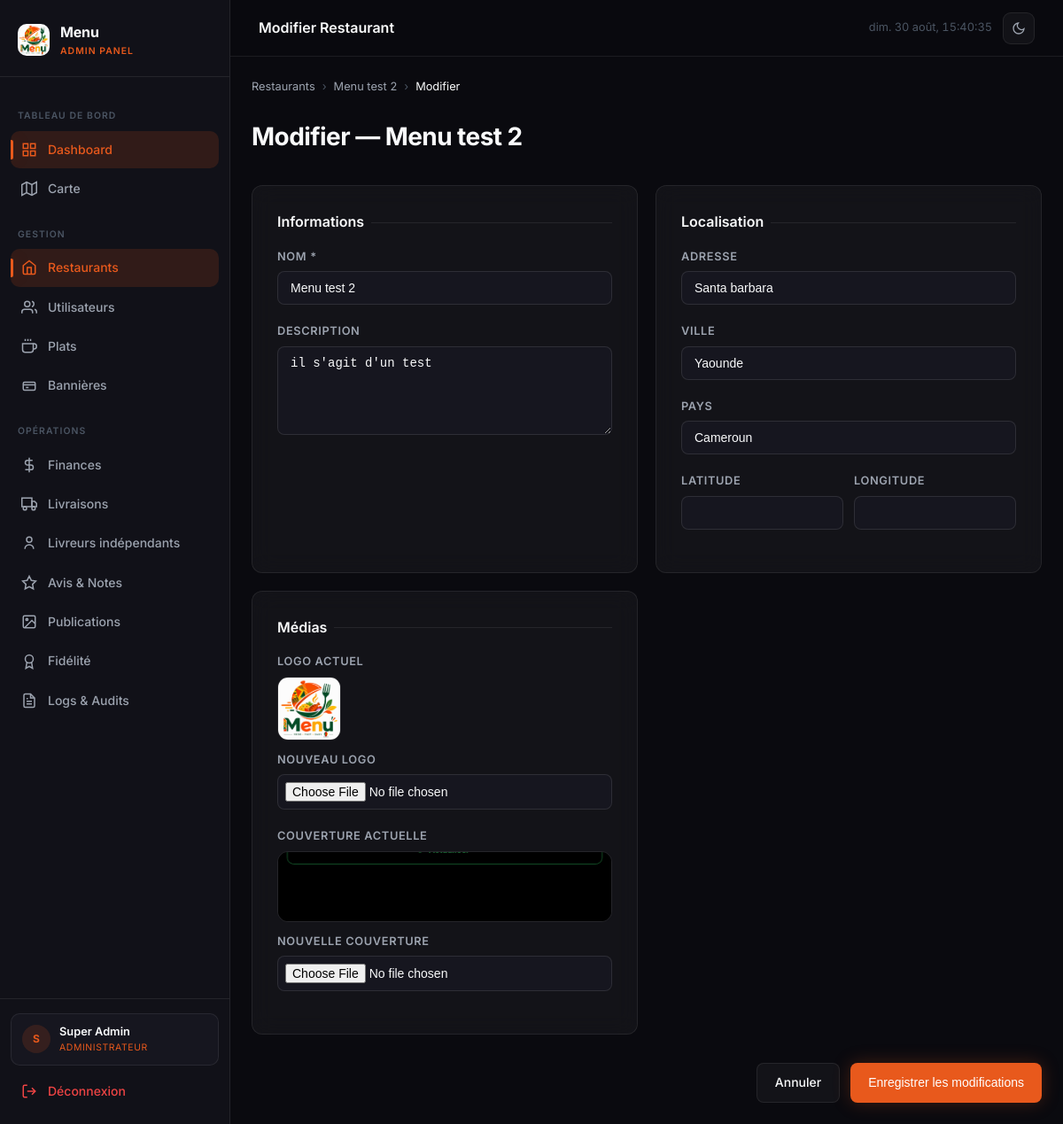
Page /admin-panel/restaurants/12/edit/ (signed in) on the committed database.
### core/models.py (models this page shows, shortened)
class User(AbstractUser):
    ROLE_CHOICES = [
        ('admin', 'Administrateur'),
        ('restaurant', 'Restaurant'),
        ('client', 'Client'),
        ('livreur', 'Livreur'),
    ]
    role = models.CharField(max_length=20, choices=ROLE_CHOICES, default='client')
    telephone = models.CharField(max_length=20, blank=True)
    allergies = models.CharField(max_length=300, blank=True)
    avatar = models.ImageField(upload_to='avatars/', blank=True, null=True)
    gain_total = models.DecimalField(max_digits=12, decimal_places=0, default=0)
    nombre_livraisons = models.PositiveIntegerField(default=0)
    restaurant_attache = models.ForeignKey(
        'RestaurantProfile', on_delete=models.SET_NULL, null=True, blank=True, related_name='livreurs',
    )
    points_solde = models.PositiveIntegerField(default=0)
    feed_seed = models.UUIDField(default=uuid.uuid4, editable=False)
    class Meta:
        verbose_name = 'Utilisateur'
        verbose_name_plural = 'Utilisateurs'

class RestaurantProfile(models.Model):
    user = models.OneToOneField(User, on_delete=models.CASCADE, related_name='restaurant_profile')
    nom = models.CharField(max_length=200)
    description = models.TextField(blank=True)
    adresse = models.CharField(max_length=300)
    ville = models.CharField(max_length=100)
    pays = models.CharField(max_length=100, default='Cameroun')
    latitude = models.DecimalField(max_digits=9, decimal_places=6, null=True, blank=True)
    longitude = models.DecimalField(max_digits=9, decimal_places=6, null=True, blank=True)
    logo = models.ImageField(upload_to='restaurants/logos/', blank=True, null=True)
    cover_image = models.ImageField(upload_to='restaurants/covers/', blank=True, null=True)
    commission_rate = models.DecimalField(max_digits=5, decimal_places=2, default=10.00)
    is_verified = models.BooleanField(default=False)
    is_open = models.BooleanField(default=True)
    temps_livraison_moyen = models.PositiveIntegerField(default=30)
    frais_livraison = models.DecimalField(max_digits=10, decimal_places=0, default=500)
    prix_reservation = models.DecimalField(max_digits=10, decimal_places=0, default=5000)
    note_cache = models.DecimalField(max_digits=3, decimal_places=1, default=0)
    created_at = models.DateTimeField(auto_now_add=True)
    class Meta:
        verbose_name = 'Profil Restaurant'
        verbose_name_plural = 'Profils Restaurants'

### core/views/dashboard.py (the view)
    def wrapper(request, *args, **kwargs):
        if not request.user.is_authenticated or request.user.role != 'admin':
            return redirect('core:login')
        return view_func(request, *args, **kwargs)

### templates/admin_panel/restaurants/edit.html (shortened to what this page needs)
{% extends 'base.html' %}
{% load static %}
{% block topbar_title %}Modifier Restaurant{% endblock %}
{% block content %}
<div class="breadcrumb anim-fade-up">
  <a href="{% url 'core:restaurant_list' %}">Restaurants</a>
  <span class="breadcrumb-sep">›</span>
  <a href="{% url 'core:restaurant_detail' restaurant.pk %}">{{ restaurant.nom }}</a>
  <span class="breadcrumb-sep">›</span>
  <span class="breadcrumb-current">Modifier</span>
</div>
<div class="page-header anim-fade-up">
  <h1 class="page-title">Modifier — {{ restaurant.nom }}</h1>
</div>
<form method="post" enctype="multipart/form-data">
  <div class="charts-grid charts-grid-2">
    <div class="glass-card" style="padding:28px;">
      <div class="section-title">Informations</div>
      <div class="form-group">
        <label class="form-label">Nom *</label>
        <input type="text" name="nom" class="input-field" value="{{ restaurant.nom }}" required>
      </div>
      <div class="form-group">
        <label class="form-label">Description</label>
        <textarea name="description" class="input-field">{{ restaurant.description }}</textarea>
      </div>
    </div>
    <div class="glass-card" style="padding:28px;">
      <div class="section-title">Localisation</div>
      <div class="form-group">
        <label class="form-label">Adresse</label>
        <input type="text" name="adresse" class="input-field" value="{{ restaurant.adresse }}">
      </div>
      <div class="form-group">
        <label class="form-label">Ville</label>
        <input type="text" name="ville" class="input-field" value="{{ restaurant.ville }}">
      </div>
      <div class="form-group">
        <label class="form-label">Pays</label>
        <input type="text" name="pays" class="input-field" value="{{ restaurant.pays }}">
      </div>
      <div class="coords-grid">
        <div class="form-group">
          <label class="form-label">Latitude</label>
          <input type="number" name="latitude" class="input-field" value="{{ restaurant.latitude }}" step="any">
        </div>
        <div class="form-group">
          <label class="form-label">Longitude</label>
          <input type="number" name="longitude" class="input-field" value="{{ restaurant.longitude }}" step="any">
        </div>
      </div>
    </div>
    <div class="glass-card" style="padding:28px;">
      <div class="section-title">Médias</div>
      {% if restaurant.logo %}
      <div style="margin-bottom:12px;">
        <label class="form-label">Logo actuel</label>
        <img src="{{ restaurant.logo.url }}" style="width:72px;height:72px;border-radius:12px;object-fit:cover;border:1px solid var(--border);display:block;margin-top:6px;">
      </div>
      {% endif %}
      <div class="form-group">
        <label class="form-label">Nouveau logo</label>
        <input type="file" name="logo" accept="image/*" class="input-field" style="padding:8px;" data-preview="logoPreview">
      </div>
      {% if restaurant.cover_image %}
      <div style="margin-bottom:12px;">
        <label class="form-label">Couverture actuelle</label>
        <img src="{{ restaurant.cover_image.url }}" style="width:100%;height:80px;border-radius:12px;object-fit:cover;border:1px solid var(--border);display:block;margin-top:6px;">
      </div>
      {% endif %}
      <div class="form-group">
        <label class="form-label">Nouvelle couverture</label>
        <input type="file" name="cover_image" accept="image/*" class="input-field" style="padding:8px;" data-preview="coverPreview">
      </div>
    </div>
  </div>
  <div style="display:flex;justify-content:flex-end;gap:12px;margin-top:8px;">
    <a href="{% url 'core:restaurant_detail' restaurant.pk %}" class="btn btn-secondary">Annuler</a>
    <button type="submit" class="btn btn-primary">Enregistrer les modifications</button>
  </div>
</form>
{% endblock %}

### templates/base.html (shortened to what this page needs)
<!DOCTYPE html>
<html lang="fr">
<head>
{% load static %}
<link rel="stylesheet" href="{% static 'css/base.css' %}">
<link rel="stylesheet" href="{% static 'css/sidebar.css' %}">
<link rel="stylesheet" href="{% static 'css/animations.css' %}">
</head>
<body>
<div class="app-layout">
  <aside class="sidebar" id="sidebar">
    <div class="sidebar-header">
      <img src="{% static 'logo.png' %}" alt="Menu" class="sidebar-logo" onerror="this.style.display='none'">
      <div class="sidebar-brand">
        <div class="sidebar-brand-name">Menu</div>
        <div class="sidebar-brand-sub">Admin Panel</div>
      </div>
    </div>
    <nav class="sidebar-nav">
      <span class="nav-section-label">Tableau de bord</span>
      <a href="{% url 'core:dashboard' %}" class="nav-item {% if active_page == 'dashboard' %}active{% endif %}">
        <svg class="nav-icon" viewBox="0 0 24 24" fill="none" stroke-width="2"><rect x="3" y="3" width="7" height="7"/><rect x="14" y="3" width="7" height="7"/><rect x="14" y="14" width="7" height="7"/><rect x="3" y="14" width="7" height="7"/></svg>
        Dashboard
      </a>
      <a href="{% url 'core:map' %}" class="nav-item {% if active_page == 'map' %}active{% endif %}">
        <svg class="nav-icon" viewBox="0 0 24 24" fill="none" stroke-width="2"><polygon points="1 6 1 22 8 18 16 22 23 18 23 2 16 6 8 2 1 6"/><line x1="8" y1="2" x2="8" y2="18"/><line x1="16" y1="6" x2="16" y2="22"/></svg>
        Carte
      </a>
      <span class="nav-section-label">Gestion</span>
      <a href="{% url 'core:restaurant_list' %}" class="nav-item {% if active_page == 'restaurants' %}active{% endif %}">
        <svg class="nav-icon" viewBox="0 0 24 24" fill="none" stroke-width="2"><path d="M3 9l9-7 9 7v11a2 2 0 0 1-2 2H5a2 2 0 0 1-2-2z"/><polyline points="9 22 9 12 15 12 15 22"/></svg>
        Restaurants
      </a>
      <a href="{% url 'core:user_list' %}" class="nav-item {% if active_page == 'users' %}active{% endif %}">
        <svg class="nav-icon" viewBox="0 0 24 24" fill="none" stroke-width="2"><path d="M17 21v-2a4 4 0 0 0-4-4H5a4 4 0 0 0-4 4v2"/><circle cx="9" cy="7" r="4"/><path d="M23 21v-2a4 4 0 0 0-3-3.87"/><path d="M16 3.13a4 4 0 0 1 0 7.75"/></svg>
        Utilisateurs
      </a>
      <a href="{% url 'core:dish_list' %}" class="nav-item {% if active_page == 'dishes' %}active{% endif %}">
        <svg class="nav-icon" viewBox="0 0 24 24" fill="none" stroke-width="2"><path d="M18 8h1a4 4 0 0 1 0 8h-1"/><path d="M2 8h16v9a4 4 0 0 1-4 4H6a4 4 0 0 1-4-4V8z"/><line x1="6" y1="1" x2="6" y2="4"/><line x1="10" y1="1" x2="10" y2="4"/><line x1="14" y1="1" x2="14" y2="4"/></svg>
        Plats
      </a>
      <a href="{% url 'core:banniere_list' %}" class="nav-item {% if active_page == 'bannieres' %}active{% endif %}">
        <svg class="nav-icon" viewBox="0 0 24 24" fill="none" stroke-width="2"><rect x="3" y="6" width="18" height="12" rx="2"/><path d="M3 10h18"/><path d="M7 14h4"/></svg>
        Bannières
      </a>
      <span class="nav-section-label">Opérations</span>
      <a href="{% url 'core:finances' %}" class="nav-item {% if active_page == 'finances' %}active{% endif %}">
        <svg class="nav-icon" viewBox="0 0 24 24" fill="none" stroke-width="2"><line x1="12" y1="1" x2="12" y2="23"/><path d="M17 5H9.5a3.5 3.5 0 0 0 0 7h5a3.5 3.5 0 0 1 0 7H6"/></svg>
        Finances
      </a>
      <a href="{% url 'core:deliveries' %}" class="nav-item {% if active_page == 'deliveries' %}active{% endif %}">
        <svg class="nav-icon" viewBox="0 0 24 24" fill="none" stroke-width="2"><rect x="1" y="3" width="15" height="13"/><polygon points="16 8 20 8 23 11 23 16 16 16 16 8"/><circle cx="5.5" cy="18.5" r="2.5"/><circle cx="18.5" cy="18.5" r="2.5"/></svg>
        Livraisons
      </a>
      <a href="{% url 'core:admin_livreurs' %}" class="nav-item {% if active_page == 'livreurs' %}active{% endif %}">
        <svg class="nav-icon" viewBox="0 0 24 24" fill="none" stroke-width="2"><circle cx="12" cy="7" r="4"/><path d="M5.5 21a6.5 6.5 0 0 1 13 0"/></svg>
        Livreurs indépendants
      </a>
      <a href="{% url 'core:reviews' %}" class="nav-item {% if active_page == 'reviews' %}active{% endif %}">
        <svg class="nav-icon" viewBox="0 0 24 24" fill="none" stroke-width="2"><polygon points="12 2 15.09 8.26 22 9.27 17 14.14 18.18 21.02 12 17.77 5.82 21.02 7 14.14 2 9.27 8.91 8.26 12 2"/></svg>
        Avis & Notes
      </a>
      <a href="{% url 'core:admin_publications' %}" class="nav-item {% if active_page == 'publications' %}active{% endif %}">
        <svg class="nav-icon" viewBox="0 0 24 24" fill="none" stroke-width="2"><rect x="3" y="3" width="18" height="18" rx="2"/><circle cx="8.5" cy="8.5" r="1.5"/><polyline points="21 15 16 10 5 21"/></svg>
        Publications
      </a>
      <a href="{% url 'core:admin_fidelite' %}" class="nav-item {% if active_page == 'fidelite' %}active{% endif %}">
        <svg class="nav-icon" viewBox="0 0 24 24" fill="none" stroke-width="2"><circle cx="12" cy="8" r="6"/><path d="M15.477 12.89 17 22l-5-3-5 3 1.523-9.11"/></svg>
        Fidélité
      </a>
      <a href="{% url 'core:logs' %}" class="nav-item {% if active_page == 'logs' %}active{% endif %}">
        <svg class="nav-icon" viewBox="0 0 24 24" fill="none" stroke-width="2"><path d="M14 2H6a2 2 0 0 0-2 2v16a2 2 0 0 0 2 2h12a2 2 0 0 0 2-2V8z"/><polyline points="14 2 14 8 20 8"/><line x1="16" y1="13" x2="8" y2="13"/><line x1="16" y1="17" x2="8" y2="17"/><polyline points="10 9 9 9 8 9"/></svg>
        Logs & Audits
      </a>
    </nav>
    <div class="sidebar-footer">
      <div class="sidebar-user">
        <div class="sidebar-avatar">{{ request.user.first_name|first|upper|default:request.user.username|first|upper }}</div>
        <div class="sidebar-user-info">
          <div class="sidebar-user-name">{{ request.user.get_full_name|default:request.user.username }}</div>
          <div class="sidebar-user-role">Administrateur</div>
        </div>
      </div>
      <a href="{% url 'core:logout' %}" class="nav-item" style="color:var(--accent-red);">
        <svg class="nav-icon" viewBox="0 0 24 24" fill="none" stroke-width="2"><path d="M9 21H5a2 2 0 0 1-2-2V5a2 2 0 0 1 2-2h4"/><polyline points="16 17 21 12 16 7"/><line x1="21" y1="12" x2="9" y2="12"/></svg>
        Déconnexion
      </a>
    </div>
  </aside>
  <div class="main-content">
    <header class="topbar">
      <div class="topbar-left">
        <span class="topbar-title">{% block topbar_title %}{% endblock %}</span>
      </div>
      <div class="topbar-right">
        <span class="topbar-time" id="topbar-clock"></span>
        <button class="theme-toggle" id="themeToggle" title="Changer de thème" aria-label="Basculer thème clair/sombre">
          <svg class="icon-moon" viewBox="0 0 24 24" fill="none" stroke-width="2"><path d="M21 12.79A9 9 0 1 1 11.21 3 7 7 0 0 0 21 12.79z"/></svg>
        </button>
      </div>
    </header>
    <div class="page-wrapper">
      {% block content %}{% endblock %}
    </div>
  </div>
</div>
</body>
</html>

### rows in the picture
User: user.first_name|first "S", user.get_full_name "Super Admin"
RestaurantProfile: nom "Menu test 2", description "il s'agit d'un test", adresse "Santa barbara", ville "Yaounde", pays "Cameroun", logo (picture), cover_image (picture)
